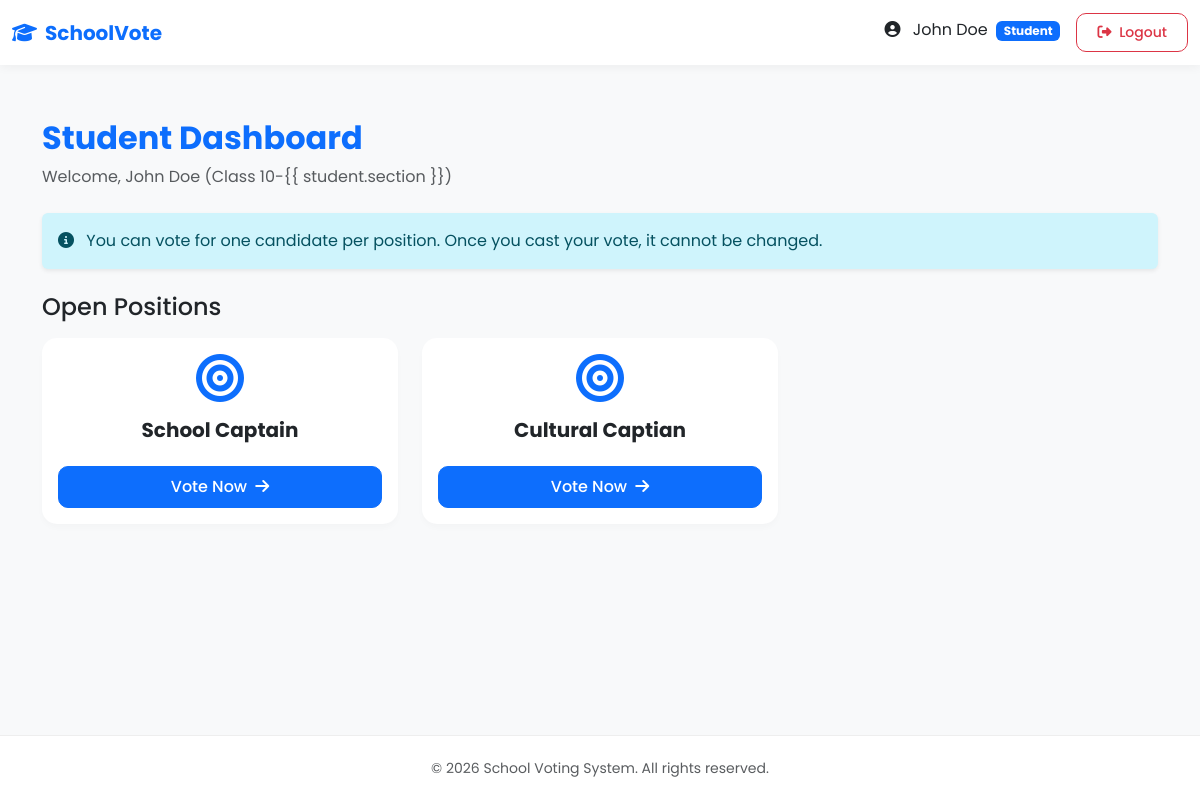
/student/dashboard/ (signed in), run on the app's committed database.
### core/models.py (models this page shows, shortened)
class User(AbstractUser):
    ROLE_CHOICES = (
        ('principal', 'Principal'),
        ('teacher', 'Teacher'),
        ('student', 'Student'),
    )
    role = models.CharField(max_length=10, choices=ROLE_CHOICES)
    phone = models.CharField(max_length=15, blank=True, null=True)
    def is_student(self):
        return self.role == 'student'

class Student(models.Model):
    user = models.OneToOneField(User, on_delete=models.CASCADE, related_name='student_profile')
    aadhaar = models.CharField(max_length=12, unique=True)
    class_name = models.CharField(max_length=10)
    section = models.CharField(max_length=10)

class Position(models.Model):
    name = models.CharField(max_length=100, unique=True)

### core/views.py (the view)
# urls.py: path('student/dashboard/', views.student_dashboard, name='student_dashboard'),
@login_required
def student_dashboard(request):
    if not request.user.is_student(): return redirect('index')
    student = request.user.student_profile
    positions = Position.objects.all()
    voted_positions = list(Vote.objects.filter(student=student).values_list('position_id', flat=True))
    context = {
        'student': student,
        'positions': positions,
        'voted_positions': voted_positions,
    }
    return render(request, 'student_dashboard.html', context)

### templates/student_dashboard.html
{% extends 'base.html' %}
{% block content %}
<div class="container py-4">
    <div class="mb-4">
        <h2 class="text-primary fw-bold">Student Dashboard</h2>
        <p class="text-muted">Welcome, {{ student.user.get_full_name }} (Class {{ student.class_name }}-{{
            student.section }})</p>
    </div>
    <div class="alert alert-info border-0 shadow-sm mb-4">
        <i class="fas fa-info-circle me-2"></i> You can vote for one candidate per position. Once you cast your vote, it
        cannot be changed.
    </div>
    <h4 class="mb-3">Open Positions</h4>
    <div class="row g-4">
        {% for position in positions %}
        <div class="col-md-6 col-lg-4">
            <div class="card h-100 {% if position.id in voted_positions %}border-success{% endif %}">
                <div class="card-body text-center">
                    <i class="fas fa-bullseye fa-3x text-primary mb-3"></i>
                    <h5 class="card-title fw-bold">{{ position.name }}</h5>
                    {% if position.id in voted_positions %}
                    <button class="btn btn-success w-100 mt-3" disabled>
                        <i class="fas fa-check-circle me-1"></i> Voted
                    </button>
                    {% else %}
                    <a href="{% url 'vote_page' position.id %}" class="btn btn-primary w-100 mt-3">
                        Vote Now <i class="fas fa-arrow-right ms-1"></i>
                    </a>
                    {% endif %}
                </div>
            </div>
        </div>
        {% empty %}
        <div class="col-12">
            <div class="alert alert-warning text-center">
                No positions available for voting at this time.
            </div>
        </div>
        {% endfor %}
    </div>
</div>
{% endblock %}

### templates/base.html (shortened to what this page needs)
{% load static %}
<!DOCTYPE html>
<html lang="en">
<head>
    <link href="https://cdn.jsdelivr.net/npm/bootstrap@5.3.0/dist/css/bootstrap.min.css" rel="stylesheet">
    <link rel="stylesheet" href="https://cdnjs.cloudflare.com/ajax/libs/font-awesome/6.4.0/css/all.min.css">
</head>
<body>
    <nav class="navbar navbar-expand-lg navbar-light sticky-top">
        <div class="container-fluid">
            <a class="navbar-brand fw-bold text-primary" href="{% url 'index' %}">
                <i class="fas fa-graduation-cap me-2"></i>SchoolVote
            </a>
            <div class="collapse navbar-collapse" id="navbarNav">
                <ul class="navbar-nav ms-auto align-items-center">
                    {% if user.is_authenticated %}
                        <li class="nav-item">
                            <span class="nav-link text-dark">
                                <i class="fas fa-user-circle me-1"></i>
                                {{ user.get_full_name|default:user.username }}
                                <span class="badge bg-primary ms-1">{{ user.role|title }}</span>
                            </span>
                        </li>
                        <li class="nav-item ms-2">
                            <a class="btn btn-outline-danger btn-sm" href="{% url 'logout' %}">
                                <i class="fas fa-sign-out-alt me-1"></i> Logout
                            </a>
                        </li>
                    {% else %}
                        <li class="nav-item">
                            <a class="nav-link" href="{% url 'index' %}">Home</a>
                        </li>
                    {% endif %}
                </ul>
            </div>
        </div>
    </nav>
    <div class="container-fluid">
        <div class="row">
            <main class="{% block main_class %}col-12{% endblock %} main-content">
                {% block content %}{% endblock %}
            </main>
        </div>
    </div>
    <footer class="footer text-center text-muted">
        <div class="container">
            <small>&copy; 2026 School Voting System. All rights reserved.</small>
        </div>
    </footer>
</body>
</html>

### templates/base.html (style rules this page uses)
:root { --primary-color: #0d6efd; --secondary-color: #6c757d; --background-color: #f8f9fa; --card-hover-transform: translateY(-5px); --transition-speed: 0.3s; }
body { font-family: 'Poppins', sans-serif; background-color: var(--background-color); min-height: 100vh; display: flex; flex-direction: column; }
.navbar { background: rgba(255, 255, 255, 0.95); backdrop-filter: blur(10px); box-shadow: 0 2px 10px rgba(0,0,0,0.05); }
.card { border: none; border-radius: 15px; box-shadow: 0 4px 6px rgba(0,0,0,0.02); transition: transform var(--transition-speed), box-shadow var(--transition-speed); }
.btn { border-radius: 10px; padding: 8px 20px; font-weight: 500; }
.nav-link { border-radius: 10px; margin-bottom: 5px; color: #555; padding: 10px 15px; transition: all 0.2s; }
.nav-link i { margin-right: 10px; width: 20px; }
.main-content { flex: 1; padding: 30px; }
.footer { background-color: white; padding: 20px 0; margin-top: auto; border-top: 1px solid #eee; }

### data on the page
User: get_full_name "John Doe", role "Student"
Student: user.get_full_name "John Doe", class_name "10"
Position: name "School Captain", shows "Vote Now"
Position: name "Cultural Captian", shows "Vote Now"
